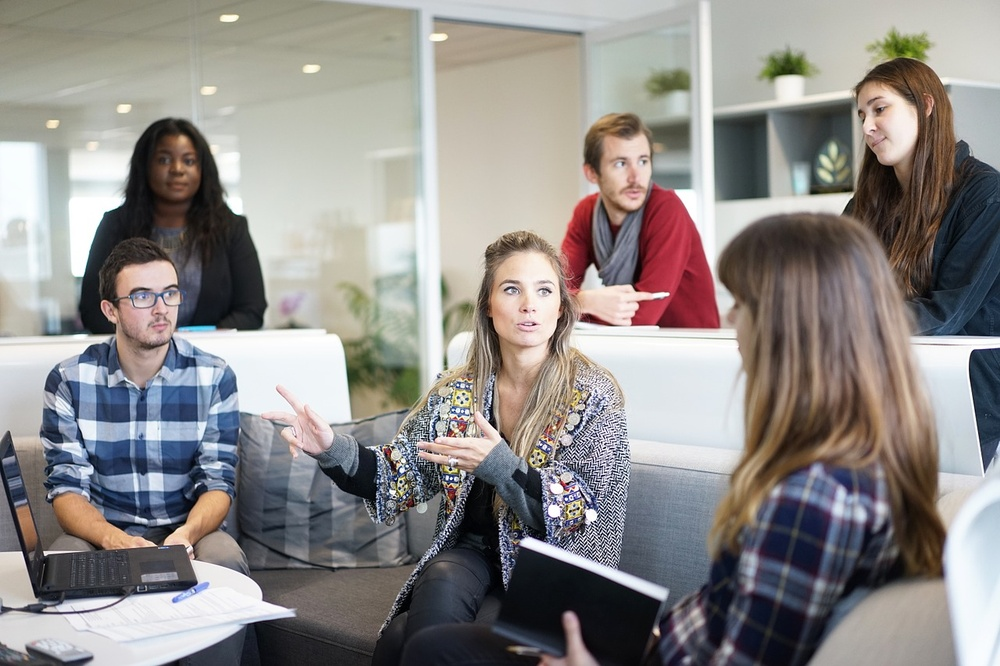
#> input picture imagens/px-people.jpg, 1000 x 666 px, shrunk from 1280 x 853 before the run
$ jupyter execute --allow-errors Aula2.ipynb
#> lines starting #> are read from the running program, lines starting #| are printed output that depends on the picture
[cell 1]
import cv2
import matplotlib.pyplot as plt

[cell 2]
imagem = cv2.imread('imagens/px-people.jpg')
#> imagem is the input picture: shape (666, 1000, 3); mean B, G, R 136.9, 139, 142.8
imagem = cv2.cvtColor(imagem, cv2.COLOR_BGR2RGB)
plt.imshow(imagem)

[cell 3]
imagem_gray = cv2.cvtColor(imagem, cv2.COLOR_RGB2GRAY)
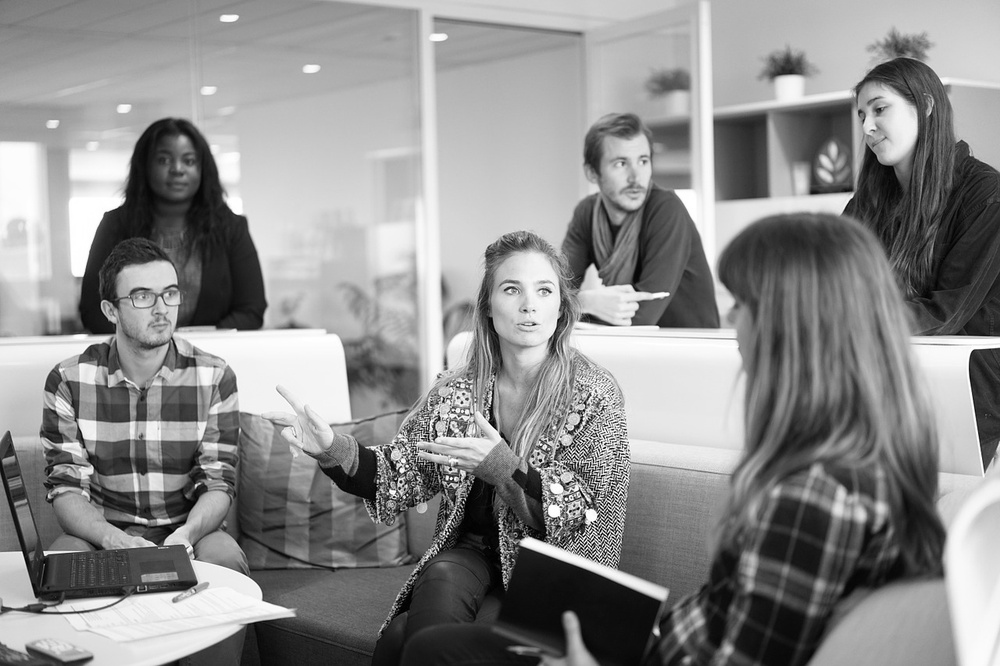
#> imagem_gray: shape (666, 1000); min 0, max 255, mean 139.9
classificador = cv2.CascadeClassifier('classificadores/haarcascade_frontalface_default.xml')

[cell 4]
faces = classificador.detectMultiScale(imagem_gray, 1.3, 5)
#> faces = [[146, 135, 62, 62], [599, 137, 65, 65], [483, 253, 92, 92], [119, 263, 76, 76]]

[cell 5]
len(faces)
#> Out = 4

[cell 6]
faces[0]
#> Out = [146, 135, 62, 62]

[cell 7]
imagem_anotada = imagem.copy()
for (x,y,w,h) in faces:
    cv2.rectangle(imagem_anotada, (x,y), (x+w, y+h), (255,255,0),2)
#> this loop made 4 passes
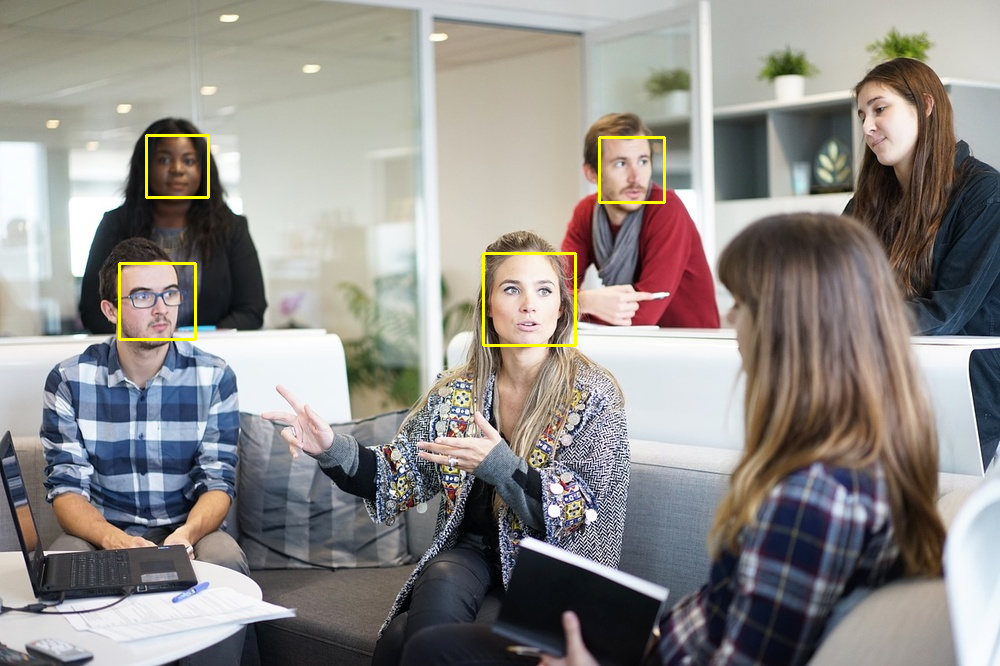
#> imagem_anotada: shape (666, 1000, 3); mean R, G, B 143.5, 139.8, 136.3
plt.figure(figsize=(18,8))
plt.imshow(imagem_anotada)
